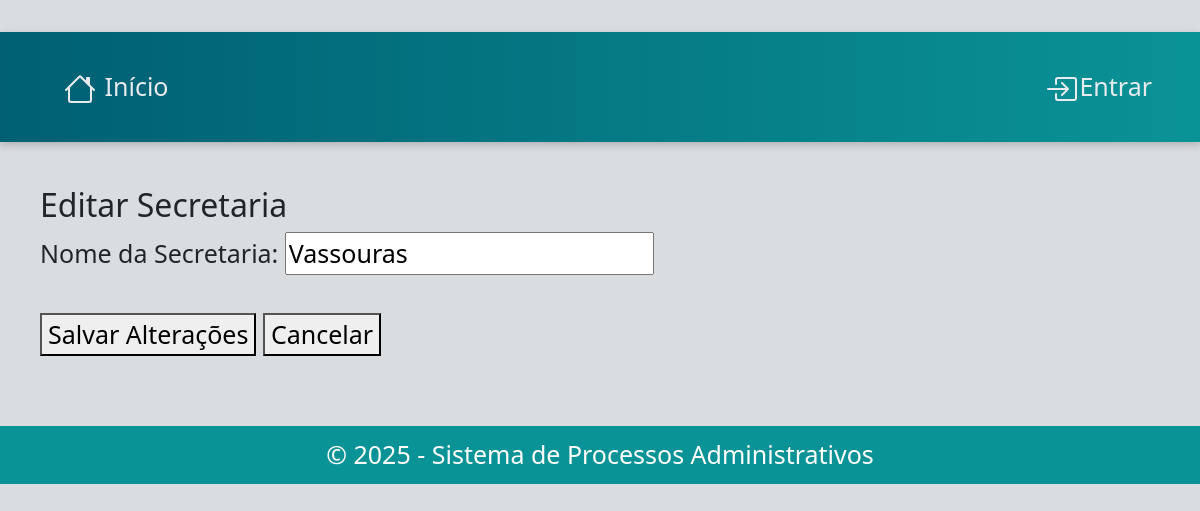
The page /secretaria/secretarias/editar/2/ on the database as committed earlier.
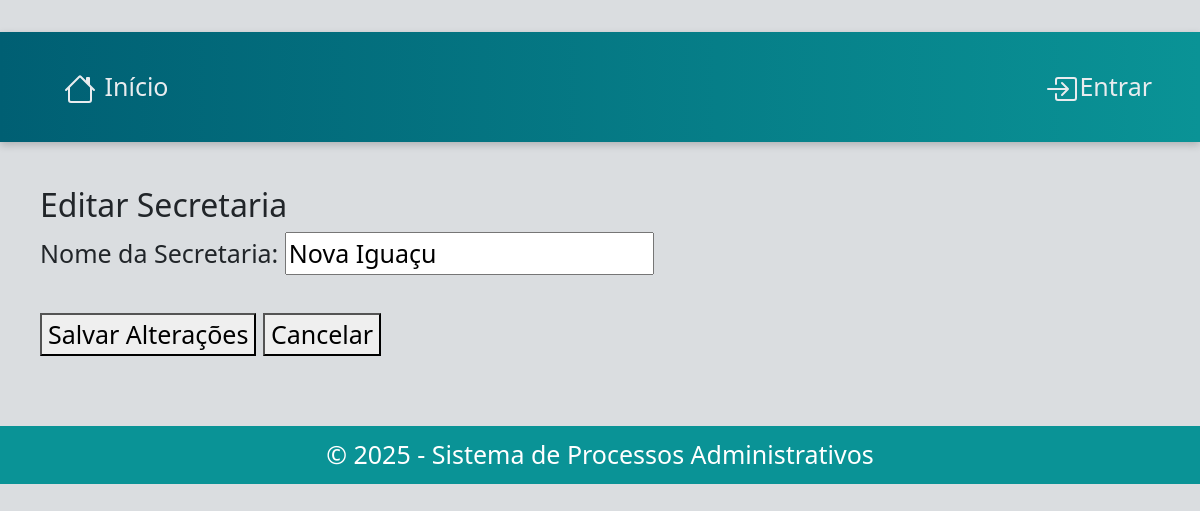
The same page on the database as committed later.
### secretaria/models.py (models this page shows, shortened)
class Secretaria(models.Model):
    nome= models.CharField(max_length=100)

### secretaria/views.py (the view, shortened to what this page needs)
# urls.py: path('secretarias/editar/<int:id>/', editar_secretaria, name='editar_secretaria'),
def editar_secretaria(request,id):
    secretaria = get_object_or_404(Secretaria, id=id)
    return render(request, 'secretaria/editar_secretaria.html', {'secretaria': secretaria})

### secretaria/templates/secretaria/editar_secretaria.html (shortened to what this page needs)
{% extends "base.html" %}
{% block content %}
<h2>Editar Secretaria</h2>
<form method="post">
    <label for="nome">Nome da Secretaria:</label>
    <input type="text" name="nome" id="nome" value="{{ secretaria.nome }}" required>
    <br><br>
    <button type="submit">Salvar Alterações</button>
    <a href="{% url 'lista_secretaria' %}">
        <button type="button">Cancelar</button>
    </a>
</form>
{% endblock %}

Rows that differ between the two databases and show on the page:
changed Secretaria: nome "Vassouras" → "Nova Iguaçu"
